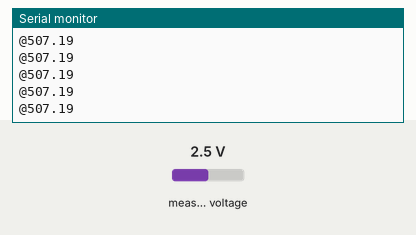
A program run on a simulated ATmega328P, built with avr-gcc and emulated at 16 MHz. Parts: the last lines printed to the serial monitor. Wiring (inferred from the names in the program): ADS1115 converter at I2C address 0x48. Inputs (shaded band) come from the test bench; at power-on: measured voltage 2.5 V.

Above: at 1.2 s.
1.3 s: measured voltage set to 0.1 V
At 1.35 s:
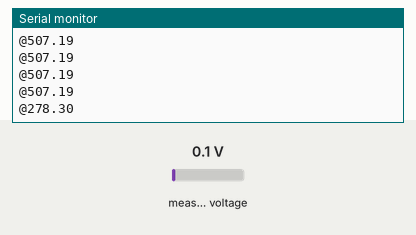
2.8 s: measured voltage set to 1.2 V
At 2.84 s:
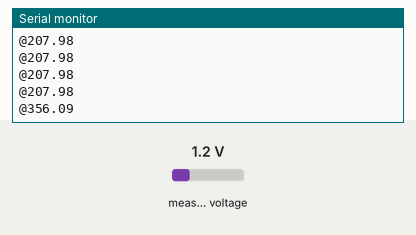
Timing chart, 0 to 5.8 s (numbered marks = the images above; inputs shaded):
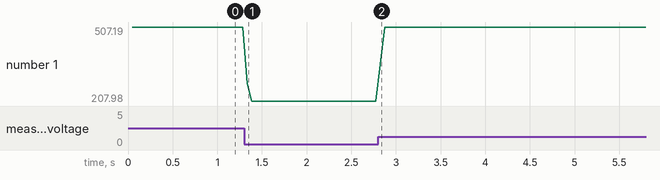

Measured:
- after the input at 1.3 s, the serial monitor: prints a new line at once (image 1)
- after the input at 2.8 s, the serial monitor: prints a new line at once (image 2)
- plotted number 1: 507.19 → 207.98 after the input at 1.3 s

The program:

main.c
```c
/*
 * INA138 + ADS1115 + TXRX 6N137M
 *
 * Atmega328P DIP
 * 16Mhz ext. crystal
 * Preserve EEPROM
 * Bodlevel 2.7V
 *
 * Fuses:
 * avrdude -c usbasp -B5 -p m328
 * avrdude -c usbasp -B10 -p m328p -U lfuse:w:0xff:m -U hfuse:w:0xd7:m
 * avrdude -c usbasp -B10 -p m328p -U efuse:w:0xfd:m (2.7V browout)
 *
 * proteger flash (modo 3): lectura y escritura
 * avrdude -c usbasp -B10 -p m328p -U lock:w:0xFC:m
 * https://eleccelerator.com/fusecalc/fusecalc.php?chip=atmega328p
 * main.c
 *
 *  Created on: Mar 27, 2021
 *      Author: jcaf
 */

#include <avr/io.h>
#include "src/system.h"
#include "src/i2c/I2C.h"
#include "src/i2c/I2CCommonFx.h"
#include "src/ads1115/ads1115.h"
#include "src/usart/usart.h"
#include "src/currentMeas/currentMeas.h"


volatile struct _isr_flag
{
    unsigned f10ms :1;
    unsigned __a :7;
} isr_flag = { 0,0 };

struct _main_flag
{
    unsigned f10ms :1;
    unsigned __a:7;

}main_flag = { 0,0 };


#define TRAMA_START '@'
#define TRAMA_END 	'\n'
void USART_txdata(const char *str);

int main(void)
{
    //ADS1115 init
    I2C_unimaster_init(100E3);//100KHz

    ////ADS1115 init set config
    uint8_t reg[2];
    reg[0] = (1<<OS_BIT) | (MUX_AIN0_GND<<MUX_BIT) | (PGA_0p256V<<PGA_BIT) | (CONTINUOUS_CONV<<MODE_BIT);
    reg[1] = (DR_8SPS<<DR_BIT);//Menor ruido
    I2Ccfx_WriteArray(ADS115_ADR_GND, ADS1115_CONFIG_REG, &reg[0], 2);

    USART_Init ( MYUBRR );

	#define NUM_SAMPLES 200
    float current = 0;
    float current_acc = 0;
    float current_media = 0;
    char current_media_str[20];
    while (1)
    {
    	current_acc=0;
    	for (int i=0; i<NUM_SAMPLES; i++)
		{
    		current = currentMeas();
    		current_acc += current;
		}
    	current_media = (current_acc/NUM_SAMPLES);
    	//
		current_media *=1000;	//expresarlo en milivoltios
		dtostrf(current_media, 0, 2, current_media_str);
		USART_txdata(current_media_str);
    }
}

void USART_txdata(const char *str)
{
	USART_Transmit(TRAMA_START);
	usart_println_string(str);
}
```

ads1115.c
```c
/*
void ads1115_config_set_OS(uint8_t OS)
{
    OS<<15;
}

void ads1115_init(void)
{
    //1)Read Config read


    uint8_t reg[2] =
    {
        (0<<OS_BIT)| (0000<<MUX_BIT) | (<<PGA_BIT)| (<<MODE_BIT),
        (<<DR_BIT)| (<<COMP_MODE_BIT)| (<<COMP_POL_BIT)| (<<COMP_LAT_BIT)| (<<COMP_QUE_BIT),
    }
    I2Ccfx_WriteArray(ADS115_ADR_GND, ADS1115_CONFIG_REG, reg, 2);
}

I2Ccfx_ReadRegistersAtAddress(DS3231_SLAVE_ADDRESS,START_ADDRESS, pDATA, NUMBYTES_TOREAD);
*/
```

ads1115.h
```c
#ifndef ADS_1115_H_
#define ADS_1115_H_

    //Slave address
    #define ADS115_ADR_GND 0x90//1001000
    #define ADS115_ADR_VDD 0x92//1001001
    #define ADS115_ADR_SDA 0x94//1001010
    #define ADS115_ADR_SCL 0x96//1001011

    //Address Pointer Register
    #define ADS1115_CONVRS_REG  0x00//conversion register
    #define ADS1115_CONFIG_REG  0x01//Config register
    #define ADS1115_LO_THRH_REG 0x02//Lo_threshold
    #define ADS1115_HI_THRH_REG 0x03//Hi_threshold

    //Config register AS 2-8Bits
    #define OS_BIT      7//15
    #define MUX_BIT     4//12
    #define PGA_BIT     1//9
    #define MODE_BIT    0//8
    //
    #define DR_BIT          5
    #define COMP_MODE_BIT   4
    #define COMP_POL_BIT    3
    #define COMP_LAT_BIT    2
    #define COMP_QUE_BIT    0

    //PGA: Set the FSR
    #define PGA_6p144V  0x00
    #define PGA_4p096V  0x01
    #define PGA_2p048V  0x02    //default
    #define PGA_1p024V  0x03
    #define PGA_0p512V  0x04
    #define PGA_0p256V  0x05
    //#define PGA_0p256V  0x06
    //#define PGA_0p256V  0x07

    //Data rate
    #define DR_8SPS     0x00	//menor ruido
    #define DR_16SPS    0x01
    #define DR_32SPS    0x02
    #define DR_64SPS    0x03
    #define DR_128SPS   0x04  //default
    #define DR_250SPS   0x05
    #define DR_475SPS   0x06
    #define DR_860SPS   0x07

    //MUX[2:0]
    #define MUX_AIN0_AIN1   0x00
    #define MUX_AIN0_AIN3   0x01
    #define MUX_AIN1_AIN3   0x02
    #define MUX_AIN2_AIN3   0x03
    #define MUX_AIN0_GND    0x04
    #define MUX_AIN1_GND    0x05
    #define MUX_AIN2_GND    0x06
    #define MUX_AIN3_GND    0x07

    //MODE
    #define CONTINUOUS_CONV 0
    #define SINGLESHOT_CONV 1

#endif // ADS_1115_H_
```

currentMeas.c
```c
/*
 * currentMeas.c
 * INA138 + ADS1115 + TXRX 6N137M
 *
 * La salida del INA138 viene multiplicada por la ganancia que da el Resistor de 49.9K (G=10)
 * a 500mA * 0.05 Ohm = 0.025V -> 0.025 * G = 0.250V --> P_GAIN del ADS115 = 0.256V
 *  Created on: Mar 27, 2021
 *      Author: jcaf
 */


#include "../types.h"
#include "../ads1115/ads1115.h"
#include "../i2c/I2CCommonFx.h"
#define P_GAIN (0.256f/32768)

//#define CURRENT_DEVIATION 0.0101//mV jcaf
#define CURRENT_DEVIATION 0.00843//mV Wilfredo

#define IsRs 5.6e-3f
#define Is_medida 107.2e-3f
#define RSHUNT IsRs/Is_medida
#define GM 200E-6f
#define RL 49.9E3f


float currentMeas(void)
{
    int16_t ib16;
    uint8_t reg[2];
    //
    float current=0;
    I2Ccfx_ReadRegistersAtAddress(ADS115_ADR_GND, ADS1115_CONVRS_REG, &reg[0], 2);
    ib16 = (reg[0]<<8) + reg[1];
    //current = (ib16 * P_GAIN) + CURRENT_DEVIATION;//0.0101;
    current = (ib16 * P_GAIN);
    if (current > 0.005f)
    {
    	 current+= CURRENT_DEVIATION;//aplica +desviacion
    }

    current/=(RSHUNT*GM*RL);
	return current;
}
```

currentMeas.h
```c
/*
 * currentMeas.h
 *
 *  Created on: Mar 27, 2021
 *      Author: jcaf
 */

#ifndef SRC_CURRENTMEAS_CURRENTMEAS_H_
#define SRC_CURRENTMEAS_CURRENTMEAS_H_

float currentMeas(void);


#endif /* SRC_CURRENTMEAS_CURRENTMEAS_H_ */
```

I2C.c
```c
#include "../system.h"
#include "../types.h"
#include "I2C.h"

void I2C_unimaster_error_handler(byte _TWSR_ERROR_CODE_);
/********************************************************************
I2C modo MASTER (1 MASTER ON THE I2C BUS)
********************************************************************/
//void I2C_unimaster_init(void)
void I2C_unimaster_init(uint32_t I2C_FREQ)
//void I2C_unimaster_init(uint32_t I2C_FREQ, unsigned long F_CPU)
{
    //pull-up  off
    //PinTo0(PORTWxHW0_I2C_SCL,PIN_HW0_I2C_SCL);
    //PinTo0(PORTWxHW0_I2C_SDA,PIN_HW0_I2C_SDA);
    //

    #define PREESCALER_I2C 1
    //#define PREESCALER_I2C  4
    //#define PREESCALER_I2C  16
    //#define PREESCALER_I2C  64	//NO USADO
    #if PREESCALER_I2C == 1
        #define  TWI_PREESCALER_POTENCIA 4			//4^1
    #elif PREESCALER_I2C == 4
        #define  TWI_PREESCALER_POTENCIA 256			//4^4
    #elif PREESCALER_I2C == 16
        #define  TWI_PREESCALER_POTENCIA 4294967296	//4^16
    #endif

    #ifndef F_CPU
        #error "I2C: F_CPU NO DEFINIDO"
    #else
        #define BIT_RATE_G_KTE(I2C_FREQ) (  (uint8_t)( (F_CPU-(16*I2C_FREQ) )/(2*I2C_FREQ*TWI_PREESCALER_POTENCIA))  )
    #endif
    TWSR = 0x00;						//TWPS1=PWPS0=0->Preescaler "1"
    //TWBR = BIT_RATE_G_KTE(100*KHz);
    TWBR = (uint8_t)( (F_CPU-(16*I2C_FREQ) )/(2*I2C_FREQ*TWI_PREESCALER_POTENCIA));
    //100Khz @16Mhz/PREESCALER=1  BR = 18
    //400Khz @16Mhz/PREESCALER=1  BR =  3
    //100Khz @8Mhz/PREESCALER=1  BR = 8
    //400Khz @8Mhz/PREESCALER=1  BR = 0.5
    //if TWSR<PREESCALER> = 00 osea Preescaler 1
}

/********************************************************************************
Despues de enviar Start-> TWSTA debe ser borrado por software al cargar TWCR/TWDR
********************************************************************************/
int8_t I2C_unimaster_start(void)
{
    TWCR = ( 1<<TWINT ) | ( 1<<TWSTA) | (1<<TWEN);
    while ( ! (TWCR & (1<<TWINT)) )
    {
        ;   //Esperar POR TWINT =1 x HARDWARE
    }

    if ( (TWSR & 0xF8) != I2C_STATUS_START_SUCCESS)
    {
        I2C_unimaster_error_handler(TWSR & 0xF8);
        return	0;
    }

    return 1;
}
/********************************************************************************
Despues de enviar Restart-> TWSTA debe ser borrado por software al cargar TWCR/TWDR
********************************************************************************/
int8_t I2C_unimaster_restart(void)
{
    TWCR = ( 1<<TWINT ) | ( 1<<TWSTA) | (1<<TWEN);
    while ( ! (TWCR & (1<<TWINT)) )
    {
        ;   //Esperar POR TWINT =1 x HARDWARE
    }

    if ( (TWSR  & 0xF8) != I2C_STATUS_REPEAT_SUCCESS)
    {
        I2C_unimaster_error_handler(TWSR  & 0xF8);
        return	0;
    }
    return 1;
}
/********************************************************************************
Note that TWINT is NOT set after a STOP condition has been sent.
Solo Esperar por TWSTO q sea borrado automaticamente por el hardware
********************************************************************************/
void I2C_unimaster_stop(void)
{
    TWCR = ( 1<<TWINT ) | ( 1<<TWSTO) | ( 1<<TWEN );
    while ( TWCR & (1<<TWSTO) )
    {
        ;
    }
}
/********************************************************************************
********************************************************************************/
void I2C_unimaster_tx_byte(byte _Byte_)
{
    TWDR = _Byte_;
    TWCR = ( 1<<TWINT ) | (1<<TWEN);    //x data, despues de un direccionamiento correcto
    //TWCR = ( 1<<TWINT ) | ( 0<<TWSTA) | (1<<TWEN);    //x address, despues de START condition
    while ( !(TWCR & (1<<TWINT)) )
    {
        ;   //TransmisiÃ³n en progreso
    }
}
/********************************************************************************
********************************************************************************/
int8_t I2C_unimaster_tx_data(byte Data)
{
    I2C_unimaster_tx_byte(Data);

    if ( (TWSR & 0xF8) != I2C_STATUS_DATA_TX_SUCCESS_ACK_SUCCESS)
    {
        I2C_unimaster_error_handler(TWSR & 0xF8);
        return 0;
    }
    return 1;
}
/********************************************************************************
********************************************************************************/
int8_t I2C_unimaster_tx_addrslave(byte SlaveAddress_RW)
{
    byte I2C_STATUS_CODE_R_W;
    //Inicializar KTE para comparaciÃ³n de ERROR
    if ( (SlaveAddress_RW & 0x01 )== I2C_MASTER_READ )
    {
        I2C_STATUS_CODE_R_W = I2C_STATUS_SLA_R_SUCCESS_ACK_SUCCESS;//CODIGO DE STATUS PARA LA LECTURA...
    }
    else
    {
        I2C_STATUS_CODE_R_W = I2C_STATUS_SLA_W_SUCCESS_ACK_SUCCESS ;//CODIGO DE STATUS PARA LA ESCRITURA...
    }
    I2C_unimaster_tx_byte(SlaveAddress_RW);

    if ( (TWSR & 0xF8) != I2C_STATUS_CODE_R_W)
    {
        I2C_unimaster_error_handler(TWSR & 0xF8);
        return 0;
    }
    return 1;
}

/****************************************************************
#define _NACK_ (0)
#define _ACK_ (1)

output: _TWDR update si Status=1
****************************************************************/
int8_t I2C_unimaster_rx_data(byte PrepararACK_NACK)
{
    byte I2C_StatusCode_R_ACK_NACK;

    if (PrepararACK_NACK)
    {
        I2C_StatusCode_R_ACK_NACK = I2C_STATUS_DATA_RX_SUCCESS_ACK_SUCCESS;//Inicializar codigo de respuesta
        TWCR = (1<<TWINT) | (1<<TWEA) | (1<<TWEN) ;	//HEMOS RECIBIDO EL DATO Y HEMOS GENERADO UN "ACK PARA PROSEGUIR CON LA RECEPCION
    }
    else//Finalizar recepciÃ³n
    {
        I2C_StatusCode_R_ACK_NACK = I2C_STATUS_DATA_RX_SUCCESS_ACK_UNSUCCESS;//Inicializar codigo de respuesta para
        TWCR = (1<<TWINT) | (0<<TWEA) | (1<<TWEN) ;	////HEMOS RECIBIDO EL DATO Y HEMOS GENERADO UN "NACK PARA FINALIZAR LA RECEPCION
    }
    while ( ! (TWCR & (1<<TWINT)) )
    {
        ;   //Esperamos por dato desde esclavo. Si TWINT=1->Se lleno TWDR
    }

    if	( (TWSR & 0xF8) != I2C_StatusCode_R_ACK_NACK )
    {
        I2C_unimaster_error_handler(TWSR & 0xF8);
        return 0;
    }
    //_TWDR = TWDR;	//TWDR debe mantener la data recibida de manera integral, pues, si no hubo ningun caos en el bus,
    //el host no finaliza bruscamente con STOP.
    return 1;
}
/********************************************************************************

********************************************************************************/

void I2C_unimaster_error_handler(byte _TWSR_ERROR_CODE_)
{
    I2C_unimaster_stop();

    switch (_TWSR_ERROR_CODE_)
    {

    //I2C STATUS CODES x MASTER TRANSMITTER
    case  I2C_STATUS_SLA_W_SUCCESS_ACK_UNSUCCESS: 	//(0x20)
        break;
    case  I2C_STATUS_DATA_TX_SUCCESS_ACK_UNSUCCESS: //(0x30)
        break;

    //el mismo codigo para ambos W/R
    //case  I2C_STATUS_ARBITRATION_LOST_IN_SLA_W: 	//(0x38)
    //I2C STATUS CODES x MASTER RECEIVER
    //case  I2C_STATUS_ARBITRATION_LOST_IN_SLA_R: 	//(0x38)
    case 0x38: //(0x38)

        break;

    case  I2C_STATUS_SLA_R_SUCCESS_ACK_UNSUCCESS: 	//(0x48)
        break;
    case  I2C_STATUS_DATA_RX_SUCCESS_ACK_UNSUCCESS: //(0x58)
        break;

    //otros
    case  I2C_STATUS_NO_RELEVANT_STATE_INFORMATION:	//(0xF8)
        break;
    case  I2C_STATUS_BUS_ERROR_ILLEGAL_START_STOP:	//(0x00)
        break;
    }

}
```

I2C.h
```c
#ifndef I2C_H_
#define I2C_H_

/*******************************************************************************
			UBICACION DE PINS I2C - HARDWARE 0
*******************************************************************************/
#define DDRxHW0_I2C_SCL		    (DDRC)
#define PORTWxHW0_I2C_SCL		(PORTC)
#define PORTRxHW0_I2C_SCL		(PINC)
#define PIN_HW0_I2C_SCL 		(5)
//
#define DDRxHW0_I2C_SDA		    (DDRC)
#define PORTWxHW0_I2C_SDA		(PORTC)
#define PORTRxHW0_I2C_SDA		(PINC)
#define PIN_HW0_I2C_SDA 		(4)

/*******************************************************************************
				I2C STATUS CODES
*******************************************************************************/
#define  I2C_STATUS_START_SUCCESS 					  (0x08)
#define  I2C_STATUS_REPEAT_SUCCESS 					  (0x10)

#define  I2C_STATUS_NO_RELEVANT_STATE_INFORMATION	  (0xF8)
#define  I2C_STATUS_BUS_ERROR_ILLEGAL_START_STOP	  (0x00)

/*******************************************************************************
I2C STATUS CODES x MASTER TRANSMITTER
*******************************************************************************/
#define  I2C_STATUS_SLA_W_SUCCESS_ACK_SUCCESS 		  (0x18)
#define  I2C_STATUS_SLA_W_SUCCESS_ACK_UNSUCCESS 	  (0x20)

#define  I2C_STATUS_DATA_TX_SUCCESS_ACK_SUCCESS 	  (0x28)
#define  I2C_STATUS_DATA_TX_SUCCESS_ACK_UNSUCCESS 	  (0x30)

#define  I2C_STATUS_ARBITRATION_LOST_IN_SLA_W 		  (0x38)

/*******************************************************************************
I2C STATUS CODES x MASTER RECEIVER
*******************************************************************************/
#define  I2C_STATUS_ARBITRATION_LOST_IN_SLA_R 		  (0x38)

#define  I2C_STATUS_SLA_R_SUCCESS_ACK_SUCCESS 		  (0x40)
#define  I2C_STATUS_SLA_R_SUCCESS_ACK_UNSUCCESS 	  (0x48)

#define  I2C_STATUS_DATA_RX_SUCCESS_ACK_SUCCESS 	  (0x50)
#define  I2C_STATUS_DATA_RX_SUCCESS_ACK_UNSUCCESS 	  (0x58)

/*******************************************************************************
Definiciones I2C - ORing
*******************************************************************************/
#define  I2C_MASTER_WRITE 		 	(0x00)
#define  I2C_MASTER_READ 		 	(0x01)
/*******************************************************************************

*******************************************************************************/
#include "../types.h"
//void I2C_unimaster_init(void);
void I2C_unimaster_init(uint32_t I2C_FREQ);
int8_t I2C_unimaster_start(void);
int8_t I2C_unimaster_restart(void);
void I2C_unimaster_stop(void);
void I2C_unimaster_tx_byte(byte _Byte_);
int8_t I2C_unimaster_tx_data(byte Data);
int8_t I2C_unimaster_tx_addrslave(byte SlaveAddress_RW);
int8_t I2C_unimaster_rx_data(byte PrepararACK_NACK);

void I2C_unimaster_error_handler(byte _TWSR_ERROR_CODE_);
#endif
```

I2CCommonFx.c
```c
#include "../system.h"
#include "../types.h"
#include "I2C.h"
#include "I2CCommonFx.h"

//static void I2Ccfx_InitSeqReading(byte SLAVE_ADDRESS, byte START_ADDRESS);
/********************************************************************************
MEMORY ADDRESS: 1 byte
DATA: 1 byte
********************************************************************************/
void I2Ccfx_Write1Byte(byte SLAVE_ADDRESS, byte START_ADDRESS, byte DATA)
{
    I2C_unimaster_start();
    I2C_unimaster_tx_addrslave((SLAVE_ADDRESS & 0xFE)| I2C_MASTER_WRITE);
    I2C_unimaster_tx_data(START_ADDRESS);
    I2C_unimaster_tx_data(DATA);
    I2C_unimaster_stop();
}
/********************************************************************************
MEMORY ADDRESS: 1 byte
DATA: Array [max 256 elementos]
********************************************************************************/
void I2Ccfx_WriteArray(byte SLAVE_ADDRESS, byte START_ADDRESS, volatile byte *pDATA, byte NUMBYTES_TOWRITE)
{
    I2C_unimaster_start();
    I2C_unimaster_tx_addrslave((SLAVE_ADDRESS & 0xFE)| I2C_MASTER_WRITE);
    I2C_unimaster_tx_data(START_ADDRESS);
    for (volatile byte i=0; i<NUMBYTES_TOWRITE; i++)
    {
        I2C_unimaster_tx_data(pDATA[i]);
    }
    I2C_unimaster_stop();
}
/********************************************************************************
Reading
********************************************************************************/
static void I2Ccfx_InitSeqReading(byte SLAVE_ADDRESS, byte START_ADDRESS)
{
    I2C_unimaster_start();
    I2C_unimaster_tx_addrslave(SLAVE_ADDRESS | I2C_MASTER_WRITE);
    I2C_unimaster_tx_data(START_ADDRESS);	//Direccion interna
    I2C_unimaster_restart();
    I2C_unimaster_tx_addrslave(SLAVE_ADDRESS | I2C_MASTER_READ);
}
/********************************************************************************

********************************************************************************/

#define _NACK_ (0)
#define _ACK_ (1)

void I2Ccfx_ReadRegistersAtAddress(byte SLAVE_ADDRESS, byte START_ADDRESS, volatile byte * pDATA, byte NUMBYTES_TOREAD)
{
    byte Count_NumBytesRead=0;

    I2Ccfx_InitSeqReading((SLAVE_ADDRESS & 0xFE), START_ADDRESS);

    do
    {
        Count_NumBytesRead++;

        //Dejar preparado el ACK/NACK para el Ste. evento
        if (Count_NumBytesRead < NUMBYTES_TOREAD)
        {
            I2C_unimaster_rx_data(_ACK_);
        }
        else
        {
            I2C_unimaster_rx_data(_NACK_);   //Finalizar recepciÃ³n
        }

        //*pDATA = _TWDR;	//I2C_unimaster_rx_data	actualiza variable global _TWDR
        *pDATA = TWDR;
        pDATA++;
    }
    while (Count_NumBytesRead < NUMBYTES_TOREAD);

    I2C_unimaster_stop();
}
```

I2CCommonFx.h
```c
#ifndef I2CCOMMONFX_H_
#define I2CCOMMONFX_H_

#include "../types.h"
void I2Ccfx_Write1Byte(byte SLAVE_ADDRESS, byte START_ADDRESS, byte DATA);
void I2Ccfx_WriteArray(byte SLAVE_ADDRESS, byte START_ADDRESS, volatile byte *pDATA, byte NUMBYTES_TOWRITE);
void I2Ccfx_ReadRegistersAtAddress(byte SLAVE_ADDRESS, byte START_ADDRESS, volatile byte * pDATA, byte NUMBYTES_TOREAD);


#endif
```

Source omitted: system.h (3676 bytes), types.h (408 bytes), usart.c (1809 bytes), usart.h (624 bytes)
